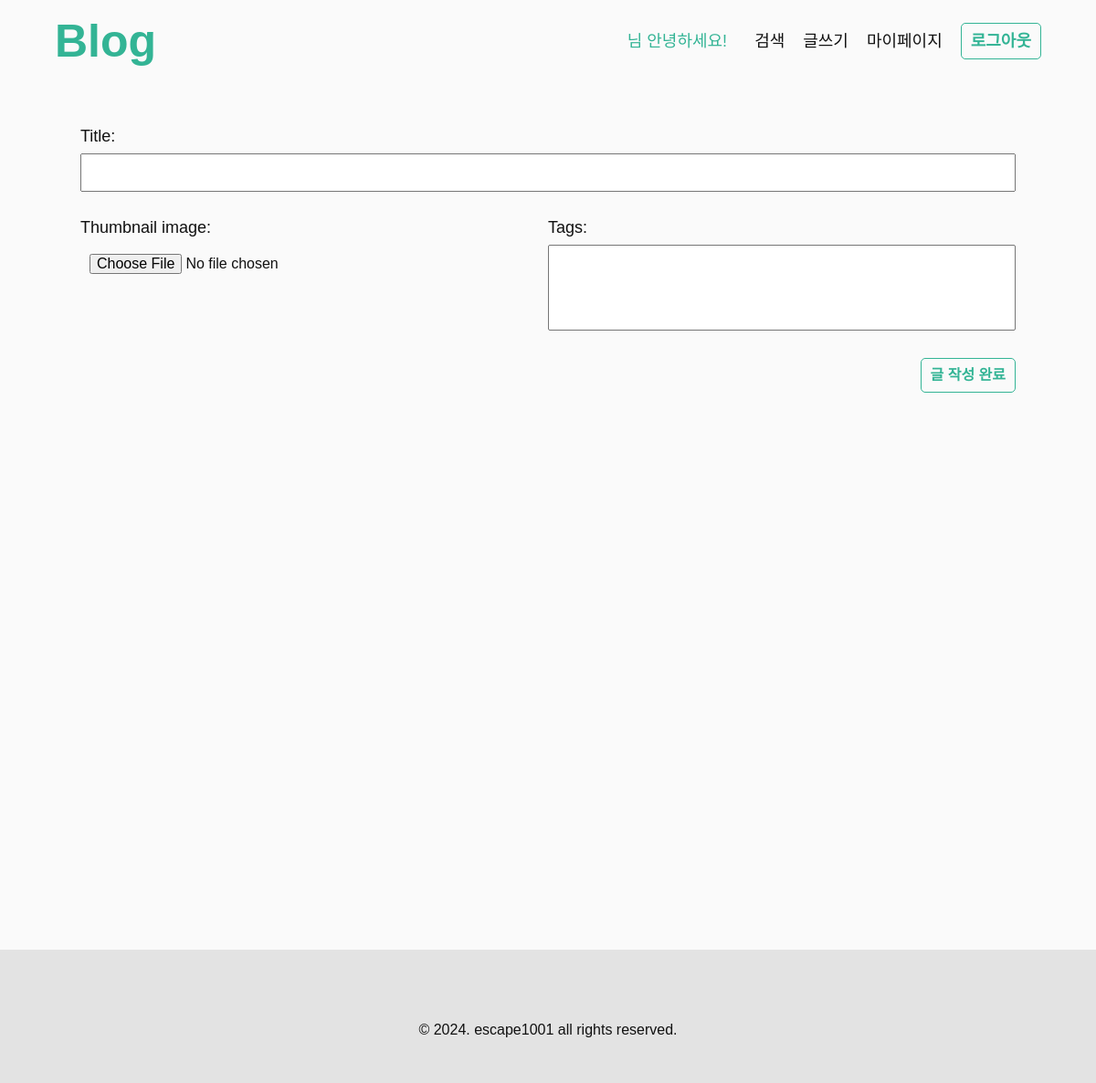
The page /post/create/ (signed in) on the database as committed earlier.
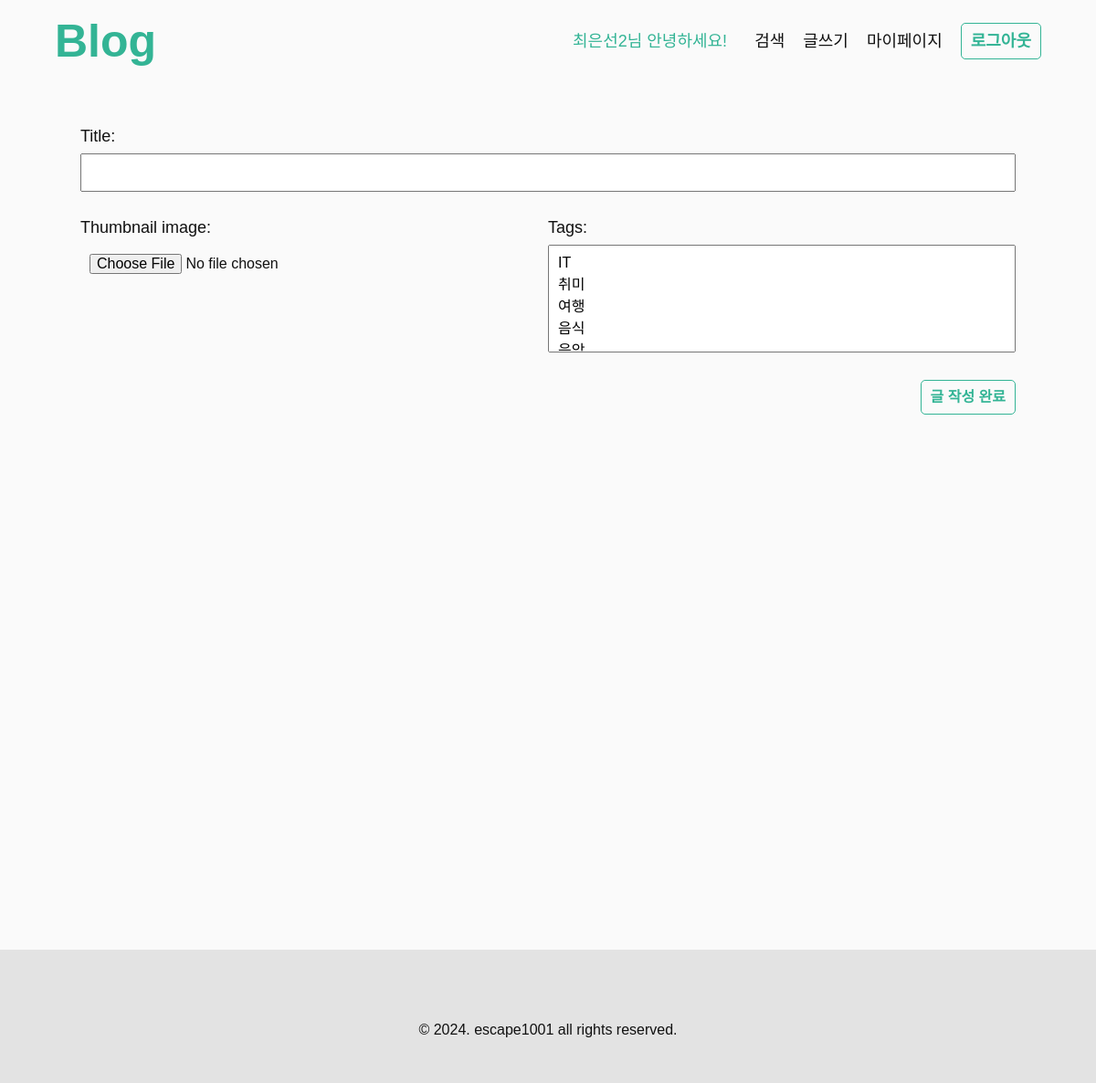
The same page on the database as committed later.
### accounts/models.py (models this page shows, shortened)
class Profile(models.Model):
    user = models.ForeignKey(
        User, on_delete=models.CASCADE
    )
    nickname = models.CharField(max_length=10)
    introduce = models.CharField(max_length=150)
    profile_image = models.ImageField(
        upload_to="profile/%Y/%m/%d/", blank=True
    )

### blog/views.py (the view, shortened to what this page needs)
class PostCreate(LoginRequiredMixin, CreateView):
    model = Post
    fields = ['title', 'contents', 'thumbnail_image', 'tags']

### accounts/context_processors.py (called while the page is built)
def profile_info(request):
    profile = None
    if request.user.is_authenticated:
        try:
            profile = Profile.objects.get(user=request.user)
        except Profile.DoesNotExist:
            pass
    return {'profile': profile}

### blog/models.py (called while the page is built)
    def __str__(self):
        return self.name

### templates/blog/post_form.html (shortened to what this page needs)
{% extends "base/base.html" %}
{% block content %}
<main class="post-form-wrapper center-content">
    <form method="POST" enctype="multipart/form-data">
        {{ form.as_p }}
        <p class="btn-area">
            <button class="default-btn">글 작성 완료</button>
        </p>
    </form>
</main>
{% endblock %}

### templates/base/header.html (shortened to what this page needs)
<header>
    <h1>
        <a href="{% url "main" %}">Blog</a>
    </h1>
    <ul>
        {% if request.user.is_authenticated %}
        <li class="hello">
            <a href="{% url "userhome" user.username %}">{{profile.nickname}}님 안녕하세요!</a>
        </li>
        <li>
            <a href="{% url "post_list" %}">검색</a>
        </li>
        <li>
            <a href="{% url "post_create" %}">글쓰기</a>
        </li>
        <li>
            <a href="{% url "mypage" %}">마이페이지</a>
        </li>
        <li>
            <form action="{% url "logout" %}" method="POST">
                <button class="default-btn">로그아웃</button>
            </form>
        </li>
        {% endif %}
    </ul>
</header>

Rows that differ between the two databases and show on the page:
added Profile: nickname "최은선2"
Other text that changed with them:
form field tags: (not shown) → "IT / 취미 / 여행 / 음식"
